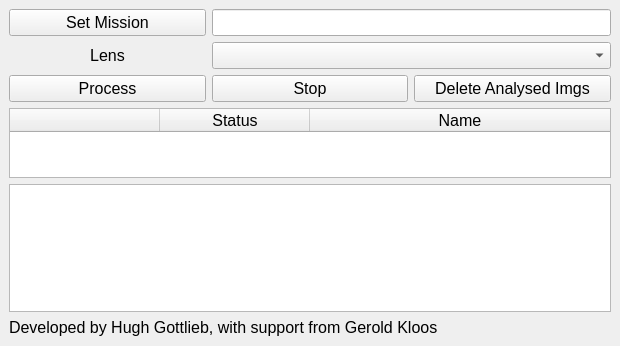
<?xml version="1.0" encoding="UTF-8"?>
<ui version="4.0">
 <class>MainWindow</class>
 <widget class="QMainWindow" name="MainWindow">
  <property name="geometry">
   <rect>
    <x>0</x>
    <y>0</y>
    <width>620</width>
    <height>346</height>
   </rect>
  </property>
  <property name="windowTitle">
   <string>DPL Post-processing</string>
  </property>
  <widget class="QWidget" name="central_widget">
   <layout class="QGridLayout" name="gridLayout_2">
    <item row="0" column="0">
     <layout class="QGridLayout" name="grid_layout" rowstretch="0,0,0,10,0,0">
      <property name="verticalSpacing">
       <number>6</number>
      </property>
      <item row="2" column="2">
       <widget class="QPushButton" name="clear_button">
        <property name="font">
         <font>
          <pointsize>12</pointsize>
         </font>
        </property>
        <property name="text">
         <string>Delete Analysed Imgs</string>
        </property>
       </widget>
      </item>
      <item row="2" column="0">
       <widget class="QPushButton" name="process_button">
        <property name="font">
         <font>
          <pointsize>12</pointsize>
         </font>
        </property>
        <property name="text">
         <string>Process</string>
        </property>
       </widget>
      </item>
      <item row="0" column="0">
       <widget class="QPushButton" name="select_button">
        <property name="font">
         <font>
          <pointsize>12</pointsize>
         </font>
        </property>
        <property name="text">
         <string>Set Mission</string>
        </property>
       </widget>
      </item>
      <item row="4" column="0" colspan="3">
       <widget class="QPlainTextEdit" name="log">
        <property name="minimumSize">
         <size>
          <width>600</width>
          <height>0</height>
         </size>
        </property>
        <property name="font">
         <font>
          <pointsize>12</pointsize>
         </font>
        </property>
        <property name="readOnly">
         <bool>true</bool>
        </property>
       </widget>
      </item>
      <item row="3" column="0" colspan="3">
       <widget class="QTableWidget" name="acquisition_table">
        <property name="font">
         <font>
          <pointsize>12</pointsize>
         </font>
        </property>
        <property name="sizeAdjustPolicy">
         <enum>QAbstractScrollArea::AdjustIgnored</enum>
        </property>
        <property name="alternatingRowColors">
         <bool>false</bool>
        </property>
        <property name="showGrid">
         <bool>true</bool>
        </property>
        <property name="sortingEnabled">
         <bool>false</bool>
        </property>
        <attribute name="horizontalHeaderVisible">
         <bool>true</bool>
        </attribute>
        <attribute name="horizontalHeaderCascadingSectionResizes">
         <bool>false</bool>
        </attribute>
        <attribute name="horizontalHeaderMinimumSectionSize">
         <number>10</number>
        </attribute>
        <attribute name="horizontalHeaderDefaultSectionSize">
         <number>150</number>
        </attribute>
        <attribute name="horizontalHeaderHighlightSections">
         <bool>false</bool>
        </attribute>
        <attribute name="horizontalHeaderShowSortIndicator" stdset="0">
         <bool>false</bool>
        </attribute>
        <attribute name="horizontalHeaderStretchLastSection">
         <bool>true</bool>
        </attribute>
        <attribute name="verticalHeaderVisible">
         <bool>false</bool>
        </attribute>
        <attribute name="verticalHeaderStretchLastSection">
         <bool>false</bool>
        </attribute>
        <column>
         <property name="text">
          <string/>
         </property>
        </column>
        <column>
         <property name="text">
          <string>Status</string>
         </property>
        </column>
        <column>
         <property name="text">
          <string>Name</string>
         </property>
        </column>
       </widget>
      </item>
      <item row="5" column="0" colspan="3">
       <widget class="QLabel" name="author_text">
        <property name="sizePolicy">
         <sizepolicy hsizetype="Fixed" vsizetype="Maximum">
          <horstretch>0</horstretch>
          <verstretch>0</verstretch>
         </sizepolicy>
        </property>
        <property name="font">
         <font>
          <pointsize>12</pointsize>
         </font>
        </property>
        <property name="text">
         <string>Developed by Hugh Gottlieb, with support from Gerold Kloos</string>
        </property>
       </widget>
      </item>
      <item row="0" column="1" colspan="2">
       <widget class="QLineEdit" name="mission_path">
        <property name="font">
         <font>
          <pointsize>12</pointsize>
         </font>
        </property>
        <property name="readOnly">
         <bool>true</bool>
        </property>
       </widget>
      </item>
      <item row="1" column="0">
       <widget class="QLabel" name="lens_label">
        <property name="font">
         <font>
          <pointsize>12</pointsize>
         </font>
        </property>
        <property name="text">
         <string>Lens</string>
        </property>
        <property name="alignment">
         <set>Qt::AlignCenter</set>
        </property>
       </widget>
      </item>
      <item row="1" column="1" colspan="2">
       <widget class="QComboBox" name="lens_selection">
        <property name="font">
         <font>
          <pointsize>12</pointsize>
         </font>
        </property>
       </widget>
      </item>
      <item row="2" column="1">
       <widget class="QPushButton" name="stop_button">
        <property name="font">
         <font>
          <pointsize>12</pointsize>
         </font>
        </property>
        <property name="text">
         <string>Stop</string>
        </property>
       </widget>
      </item>
     </layout>
    </item>
   </layout>
  </widget>
 </widget>
 <resources/>
 <connections>
  <connection>
   <sender>select_button</sender>
   <signal>clicked()</signal>
   <receiver>MainWindow</receiver>
   <slot>set_mission()</slot>
   <hints>
    <hint type="sourcelabel">
     <x>47</x>
     <y>17</y>
    </hint>
    <hint type="destinationlabel">
     <x>4</x>
     <y>22</y>
    </hint>
   </hints>
  </connection>
  <connection>
   <sender>process_button</sender>
   <signal>clicked()</signal>
   <receiver>MainWindow</receiver>
   <slot>process_mission()</slot>
   <hints>
    <hint type="sourcelabel">
     <x>35</x>
     <y>91</y>
    </hint>
    <hint type="destinationlabel">
     <x>3</x>
     <y>56</y>
    </hint>
   </hints>
  </connection>
  <connection>
   <sender>clear_button</sender>
   <signal>clicked()</signal>
   <receiver>MainWindow</receiver>
   <slot>clear_mission()</slot>
   <hints>
    <hint type="sourcelabel">
     <x>509</x>
     <y>91</y>
    </hint>
    <hint type="destinationlabel">
     <x>335</x>
     <y>58</y>
    </hint>
   </hints>
  </connection>
  <connection>
   <sender>lens_selection</sender>
   <signal>currentTextChanged(QString)</signal>
   <receiver>MainWindow</receiver>
   <slot>update_lens()</slot>
   <hints>
    <hint type="sourcelabel">
     <x>274</x>
     <y>51</y>
    </hint>
    <hint type="destinationlabel">
     <x>336</x>
     <y>39</y>
    </hint>
   </hints>
  </connection>
  <connection>
   <sender>stop_button</sender>
   <signal>clicked()</signal>
   <receiver>MainWindow</receiver>
   <slot>stop_processing()</slot>
   <hints>
    <hint type="sourcelabel">
     <x>307</x>
     <y>78</y>
    </hint>
    <hint type="destinationlabel">
     <x>515</x>
     <y>156</y>
    </hint>
   </hints>
  </connection>
 </connections>
 <slots>
  <slot>set_mission()</slot>
  <slot>process_mission()</slot>
  <slot>clear_mission()</slot>
  <slot>update_lens()</slot>
  <slot>stop_processing()</slot>
 </slots>
</ui>
